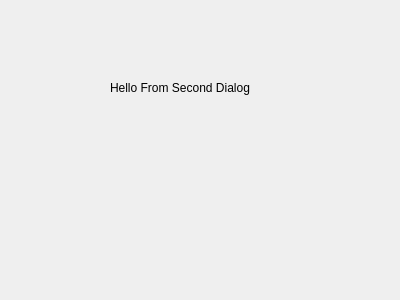
<?xml version="1.0" encoding="UTF-8"?>
<ui version="4.0">
 <class>SecDialog</class>
 <widget class="QDialog" name="SecDialog">
  <property name="geometry">
   <rect>
    <x>0</x>
    <y>0</y>
    <width>400</width>
    <height>300</height>
   </rect>
  </property>
  <property name="windowTitle">
   <string>Dialog</string>
  </property>
  <widget class="QLabel" name="label">
   <property name="geometry">
    <rect>
     <x>110</x>
     <y>80</y>
     <width>191</width>
     <height>16</height>
    </rect>
   </property>
   <property name="text">
    <string>Hello From Second Dialog</string>
   </property>
  </widget>
 </widget>
 <resources/>
 <connections/>
</ui>
